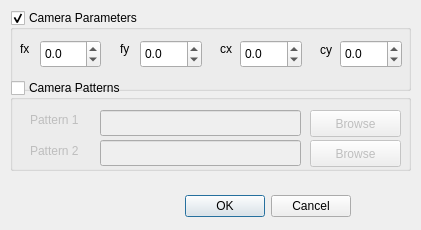
<?xml version="1.0" encoding="UTF-8"?>
<ui version="4.0">
 <class>cameraDialog</class>
 <widget class="QDialog" name="cameraDialog">
  <property name="geometry">
   <rect>
    <x>0</x>
    <y>0</y>
    <width>421</width>
    <height>230</height>
   </rect>
  </property>
  <property name="windowTitle">
   <string>Camera Dialog</string>
  </property>
  <widget class="QDialogButtonBox" name="buttonBox">
   <property name="geometry">
    <rect>
     <x>10</x>
     <y>190</y>
     <width>341</width>
     <height>32</height>
    </rect>
   </property>
   <property name="orientation">
    <enum>Qt::Horizontal</enum>
   </property>
   <property name="standardButtons">
    <set>QDialogButtonBox::Cancel|QDialogButtonBox::Ok</set>
   </property>
  </widget>
  <widget class="QGroupBox" name="paramBox">
   <property name="geometry">
    <rect>
     <x>10</x>
     <y>10</y>
     <width>401</width>
     <height>81</height>
    </rect>
   </property>
   <property name="autoFillBackground">
    <bool>false</bool>
   </property>
   <property name="styleSheet">
    <string notr="true"/>
   </property>
   <property name="title">
    <string notr="true">Camera Parameters</string>
   </property>
   <property name="flat">
    <bool>false</bool>
   </property>
   <property name="checkable">
    <bool>true</bool>
   </property>
   <widget class="QLabel" name="label_2">
    <property name="geometry">
     <rect>
      <x>110</x>
      <y>30</y>
      <width>21</width>
      <height>18</height>
     </rect>
    </property>
    <property name="text">
     <string>fy</string>
    </property>
   </widget>
   <widget class="QLabel" name="label_3">
    <property name="geometry">
     <rect>
      <x>210</x>
      <y>30</y>
      <width>21</width>
      <height>18</height>
     </rect>
    </property>
    <property name="text">
     <string>cx</string>
    </property>
   </widget>
   <widget class="QLabel" name="label_4">
    <property name="geometry">
     <rect>
      <x>310</x>
      <y>30</y>
      <width>21</width>
      <height>20</height>
     </rect>
    </property>
    <property name="text">
     <string>cy</string>
    </property>
   </widget>
   <widget class="QLabel" name="label_7">
    <property name="geometry">
     <rect>
      <x>10</x>
      <y>30</y>
      <width>21</width>
      <height>18</height>
     </rect>
    </property>
    <property name="text">
     <string>fx</string>
    </property>
   </widget>
   <widget class="QDoubleSpinBox" name="fy">
    <property name="geometry">
     <rect>
      <x>130</x>
      <y>30</y>
      <width>62</width>
      <height>28</height>
     </rect>
    </property>
    <property name="decimals">
     <number>1</number>
    </property>
    <property name="minimum">
     <double>-5000.000000000000000</double>
    </property>
    <property name="maximum">
     <double>5001.000000000000000</double>
    </property>
    <property name="value">
     <double>0.000000000000000</double>
    </property>
   </widget>
   <widget class="QDoubleSpinBox" name="fx">
    <property name="geometry">
     <rect>
      <x>30</x>
      <y>30</y>
      <width>61</width>
      <height>28</height>
     </rect>
    </property>
    <property name="decimals">
     <number>1</number>
    </property>
    <property name="minimum">
     <double>-5000.000000000000000</double>
    </property>
    <property name="maximum">
     <double>5000.000000000000000</double>
    </property>
   </widget>
   <widget class="QDoubleSpinBox" name="cx">
    <property name="geometry">
     <rect>
      <x>230</x>
      <y>30</y>
      <width>62</width>
      <height>28</height>
     </rect>
    </property>
    <property name="decimals">
     <number>1</number>
    </property>
    <property name="minimum">
     <double>-5000.000000000000000</double>
    </property>
    <property name="maximum">
     <double>5000.000000000000000</double>
    </property>
   </widget>
   <widget class="QDoubleSpinBox" name="cy">
    <property name="geometry">
     <rect>
      <x>330</x>
      <y>30</y>
      <width>62</width>
      <height>28</height>
     </rect>
    </property>
    <property name="decimals">
     <number>1</number>
    </property>
    <property name="minimum">
     <double>-5000.000000000000000</double>
    </property>
    <property name="maximum">
     <double>5000.000000000000000</double>
    </property>
   </widget>
  </widget>
  <widget class="QGroupBox" name="cameraBox">
   <property name="geometry">
    <rect>
     <x>10</x>
     <y>80</y>
     <width>401</width>
     <height>91</height>
    </rect>
   </property>
   <property name="title">
    <string>Camera Patterns</string>
   </property>
   <property name="flat">
    <bool>false</bool>
   </property>
   <property name="checkable">
    <bool>true</bool>
   </property>
   <property name="checked">
    <bool>false</bool>
   </property>
   <widget class="QLabel" name="label_5">
    <property name="geometry">
     <rect>
      <x>20</x>
      <y>30</y>
      <width>61</width>
      <height>20</height>
     </rect>
    </property>
    <property name="text">
     <string>Pattern 1</string>
    </property>
   </widget>
   <widget class="QLabel" name="label_6">
    <property name="geometry">
     <rect>
      <x>20</x>
      <y>60</y>
      <width>61</width>
      <height>21</height>
     </rect>
    </property>
    <property name="text">
     <string>Pattern 2</string>
    </property>
   </widget>
   <widget class="QLineEdit" name="pattern1">
    <property name="geometry">
     <rect>
      <x>90</x>
      <y>30</y>
      <width>201</width>
      <height>26</height>
     </rect>
    </property>
   </widget>
   <widget class="QLineEdit" name="pattern2">
    <property name="geometry">
     <rect>
      <x>90</x>
      <y>60</y>
      <width>201</width>
      <height>26</height>
     </rect>
    </property>
   </widget>
   <widget class="QPushButton" name="browse1c">
    <property name="geometry">
     <rect>
      <x>300</x>
      <y>30</y>
      <width>91</width>
      <height>27</height>
     </rect>
    </property>
    <property name="text">
     <string>Browse</string>
    </property>
   </widget>
   <widget class="QPushButton" name="browse2c">
    <property name="geometry">
     <rect>
      <x>300</x>
      <y>60</y>
      <width>91</width>
      <height>27</height>
     </rect>
    </property>
    <property name="text">
     <string>Browse</string>
    </property>
   </widget>
  </widget>
 </widget>
 <resources/>
 <connections>
  <connection>
   <sender>buttonBox</sender>
   <signal>accepted()</signal>
   <receiver>cameraDialog</receiver>
   <slot>accept()</slot>
   <hints>
    <hint type="sourcelabel">
     <x>248</x>
     <y>254</y>
    </hint>
    <hint type="destinationlabel">
     <x>157</x>
     <y>274</y>
    </hint>
   </hints>
  </connection>
  <connection>
   <sender>buttonBox</sender>
   <signal>rejected()</signal>
   <receiver>cameraDialog</receiver>
   <slot>reject()</slot>
   <hints>
    <hint type="sourcelabel">
     <x>316</x>
     <y>260</y>
    </hint>
    <hint type="destinationlabel">
     <x>286</x>
     <y>274</y>
    </hint>
   </hints>
  </connection>
 </connections>
</ui>
